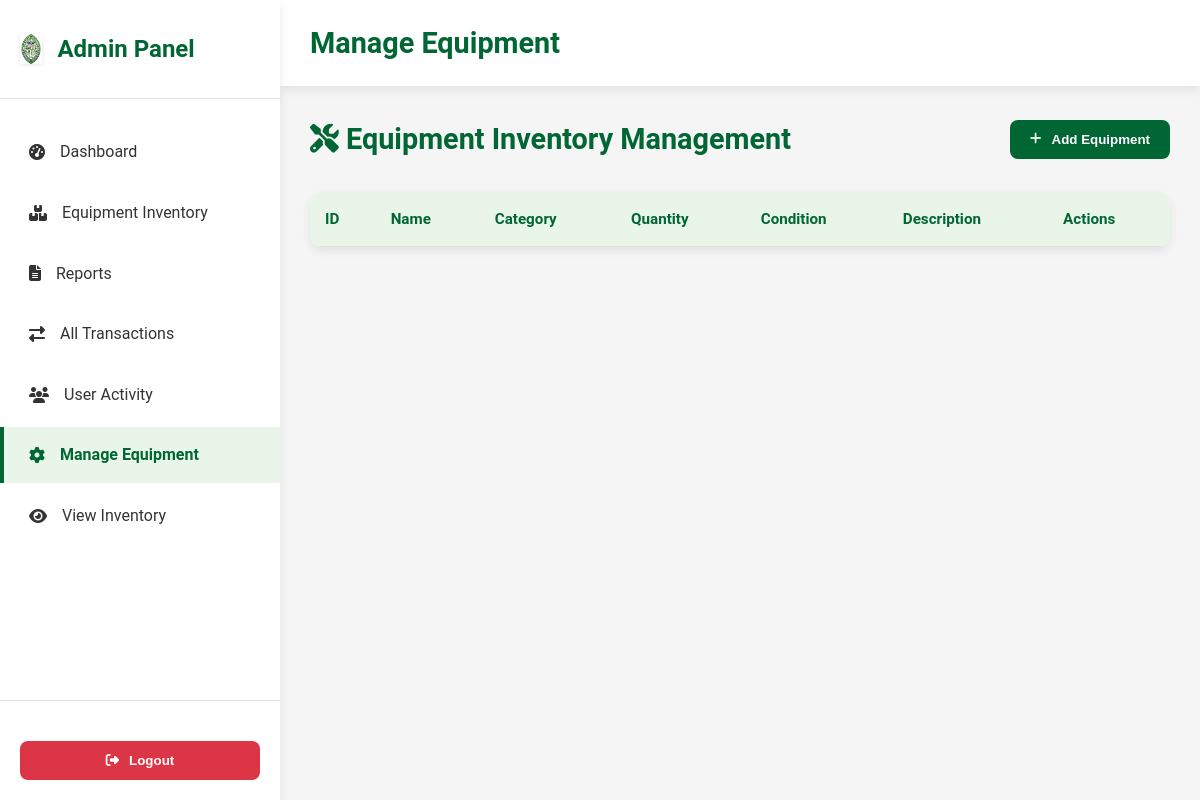
/admin/admin-inventory.php, run on an earlier commit of the app's database.
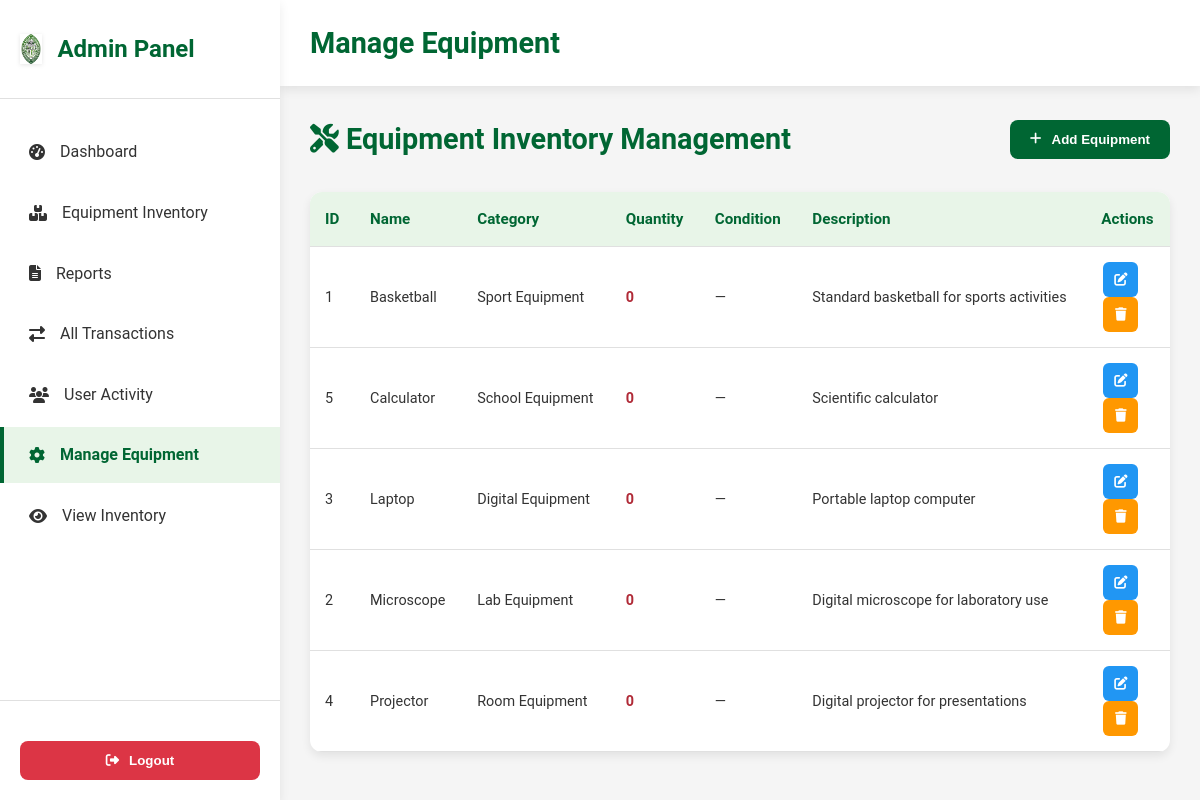
And on a later commit of the database.
### tables this page shows
CREATE TABLE `equipment` (
  `id` int(11) NOT NULL AUTO_INCREMENT,
  `name` varchar(200) NOT NULL,
  `rfid_tag` varchar(50) DEFAULT NULL,
  `category_id` int(11) NOT NULL,
  `quantity` int(11) NOT NULL DEFAULT 0,
  `description` text DEFAULT NULL,
  `image_path` varchar(500) DEFAULT NULL,
  `image_url` varchar(500) DEFAULT NULL,
  `brand` varchar(100) DEFAULT NULL,
  `model` varchar(100) DEFAULT NULL,
  `serial_number` varchar(100) DEFAULT NULL,
  `purchase_date` date DEFAULT NULL,
  `purchase_price` decimal(10,2) DEFAULT NULL,
  `warranty_expiry` date DEFAULT NULL,
  `created_at` timestamp NOT NULL DEFAULT CURRENT_TIMESTAMP,
  `updated_at` timestamp NOT NULL DEFAULT CURRENT_TIMESTAMP ON UPDATE CURRENT_TIMESTAMP,
  PRIMARY KEY (`id`),
  UNIQUE KEY `rfid_tag` (`rfid_tag`),
  KEY `fk_equipment_category` (`category_id`),
  CONSTRAINT `fk_equipment_category` FOREIGN KEY (`category_id`) REFERENCES `categories` (`id`) ON DELETE RESTRICT ON UPDATE CASCADE
);

CREATE TABLE `categories` (
  `id` int(11) NOT NULL AUTO_INCREMENT,
  `name` varchar(100) NOT NULL,
  `description` text DEFAULT NULL,
  `created_at` timestamp NOT NULL DEFAULT CURRENT_TIMESTAMP,
  `updated_at` timestamp NOT NULL DEFAULT CURRENT_TIMESTAMP ON UPDATE CURRENT_TIMESTAMP,
  PRIMARY KEY (`id`),
  UNIQUE KEY `name` (`name`)
);

### admin/admin-inventory.php (the view, shortened to what this page needs)
<?php
$host = "localhost";
$user = "root";
$password = "";
$dbname = "capstone";
$db_connected = true;
$conn = @new mysqli($host, $user, $password, $dbname);
$equipment = [];
if ($db_connected) {
    $query = "SELECT e.*, c.name as category_name
              FROM equipment e
              LEFT JOIN categories c ON e.category_id = c.id
              ORDER BY e.name";
    if ($result = $conn->query($query)) {
        while ($row = $result->fetch_assoc()) {
            $equipment[] = $row;
        }
    }
}
?>
<!DOCTYPE html>
<html lang="en">
<head>
    <link rel="stylesheet" href="admin-styles.css">
    <link rel="stylesheet" href="admin-inventor.css">
    <link rel="stylesheet" href="https://cdnjs.cloudflare.com/ajax/libs/font-awesome/6.5.2/css/all.min.css">
</head>
<body>
    <div class="admin-container">
        <nav class="sidebar">
            <div class="sidebar-header">
                <div class="logo">
                    <img src="../uploads/De lasalle ASMC.png" alt="De La Salle ASMC Logo" class="main-logo" style="height:30px; width:auto;">
                    <span>Admin Panel</span>
                </div>
            </div>
            <ul class="nav-menu">
                <li class="nav-item">
                    <a href="admin-dashboard.php#dashboard"><i class="fas fa-tachometer-alt"></i><span>Dashboard</span></a>
                </li>
                <li class="nav-item">
                    <a href="admin-dashboard.php#inventory"><i class="fas fa-boxes"></i><span>Equipment Inventory</span></a>
                </li>
                <li class="nav-item">
                    <a href="reports.php"><i class="fas fa-file-alt"></i><span>Reports</span></a>
                </li>
                <li class="nav-item">
                    <a href="admin-dashboard.php#transactions"><i class="fas fa-exchange-alt"></i><span>All Transactions</span></a>
                </li>
                <li class="nav-item">
                    <a href="admin-user-activity.php"><i class="fas fa-users"></i><span>User Activity</span></a>
                </li>
                <li class="nav-item active">
                    <a href="admin-inventory.php"><i class="fas fa-cog"></i><span>Manage Equipment</span></a>
                </li>
                <li class="nav-item">
                    <a href="inventory.php"><i class="fas fa-eye"></i><span>View Inventory</span></a>
                </li>
            </ul>
            <div class="sidebar-footer">
                <button class="logout-btn" onclick="window.location.href='logout.php'">
                    <i class="fas fa-sign-out-alt"></i> Logout
                </button>
            </div>
        </nav>
        <main class="main-content">
            <header class="top-header">
                <h1 class="page-title">Manage Equipment</h1>
            </header>
            <section class="content-section active">
        <div class="section-header">
            <h1><i class="fas fa-tools"></i> Equipment Inventory Management</h1>
            <button class="add-btn" onclick="openAddModal()">
                <i class="fas fa-plus"></i> Add Equipment
            </button>
        </div>
        <div class="transactions-table">
        <table>
            <thead>
                <tr>
                    <th>ID</th>
                    <th>Name</th>
                    <th>Category</th>
                    <th>Quantity</th>
                    <th>Condition</th>
                    <th>Description</th>
                    <th>Actions</th>
                </tr>
            </thead>
            <tbody>
                <?php foreach($equipment as $item): ?>
                    <tr>
                        <td><?= $item['id'] ?></td>
                        <td><?= htmlspecialchars($item['name']) ?></td>
                        <td><?= htmlspecialchars($item['category_name'] ?? '—') ?></td>
                        <td class="<?= ($item['quantity'] ?? 0) == 0 ? 'quantity-0' : (($item['quantity'] ?? 0) <= 2 ? 'quantity-low' : '') ?>">
                            <?= $item['quantity'] ?? 0 ?>
                        </td>
                        <td><?= htmlspecialchars($item['item_condition'] ?? '—') ?></td>
                        <td><?= htmlspecialchars(substr($item['description'] ?? '', 0, 50)) . (strlen($item['description'] ?? '') > 50 ? '...' : '') ?></td>
                        <td>
                            <div class="action-buttons">
                                <button type="button" class="action-btn edit-btn" title="Edit" data-item='<?= json_encode($item, JSON_HEX_TAG|JSON_HEX_AMP|JSON_HEX_APOS|JSON_HEX_QUOT) ?>'><i class="fas fa-edit"></i></button>
                                <button type="button" class="action-btn" title="Delete" onclick='deleteEquipment(<?= $item['id'] ?>, <?= json_encode($item["name"], JSON_HEX_TAG|JSON_HEX_AMP|JSON_HEX_APOS|JSON_HEX_QUOT) ?>)'><i class="fas fa-trash"></i></button>
                            </div>
                        </td>
                    </tr>
                <?php endforeach; ?>
            </tbody>
        </table>
        </div>
            </section>
        </main>
    </div>
</body>
</html>

### admin/admin-styles.css (style rules this page uses)
:root { --primary-green: #006633; --secondary-green: #4CAF50; --light-green: #E8F5E8; --dark-green: #004d26; --white: #ffffff; --gray: #f5f5f5; --text-dark: #333333; --shadow: 0 4px 10px rgba(0, 0, 0, 0.08); }
* { margin: 0; padding: 0; box-sizing: border-box; }
body { font-family: 'Roboto', 'Segoe UI', Tahoma, Geneva, Verdana, sans-serif; background: var(--gray); color: var(--text-dark); line-height: 1.6; }
.admin-container { display: flex; min-height: 100vh; }
.sidebar { width: 280px; background: var(--white); box-shadow: var(--shadow); display: flex; flex-direction: column; position: fixed; height: 100vh; left: 0; top: 0; transition: left 0.3s ease; z-index: 100; }
.sidebar-header { padding: 24px 20px; border-bottom: 1px solid #e0e0e0; display: flex; align-items: center; justify-content: space-between; gap: 12px; }
.logo { display: flex; align-items: center; gap: 15px; color: var(--primary-green); font-size: 1.5rem; font-weight: 700; }
.main-logo { max-height: 30px; width: auto; object-fit: contain; filter: drop-shadow(0 1px 2px rgba(0, 0, 0, 0.1)); }
.nav-menu { list-style: none; padding: 20px 0; flex: 1; }
.nav-item { margin: 5px 0; }
.nav-item a { display: flex; align-items: center; gap: 15px; padding: 15px 25px; color: var(--text-dark); text-decoration: none; transition: all 0.3s ease; border-left: 4px solid transparent; }
.nav-item.active a, .nav-item:hover a { background: var(--light-green); color: var(--primary-green); border-left: 4px solid var(--primary-green); font-weight: 600; }
.sidebar-footer { padding: 20px; border-top: 1px solid #e0e0e0; }
.logout-btn { width: 100%; padding: 12px; background: #dc3545; color: var(--white); border: none; border-radius: 8px; cursor: pointer; display: flex; align-items: center; justify-content: center; gap: 10px; margin-top: 20px; font-weight: 600; transition: background 0.3s ease; }
.main-content { flex: 1; margin-left: 280px; min-height: 100vh; transition: margin-left 0.3s ease; }
.top-header { background: var(--white); padding: 20px 30px; display: flex; justify-content: space-between; align-items: center; box-shadow: var(--shadow); position: sticky; top: 0; z-index: 90; }
.page-title { font-size: 1.8rem; color: var(--primary-green); font-weight: 700; }
.content-section { display: none; padding: 30px; }
.content-section.active { display: block; }
.section-header { display: flex; justify-content: space-between; align-items: center; margin-bottom: 30px; }
.section-header h1 { color: var(--primary-green); font-size: 1.8rem; font-weight: 700; }
.add-btn { padding: 12px 20px; background: var(--primary-green); color: var(--white); border: none; border-radius: 8px; cursor: pointer; display: flex; align-items: center; gap: 10px; font-weight: 600; transition: background 0.3s ease; }
table { width: 100%; border-collapse: collapse; background: var(--white); border-radius: 12px; overflow: hidden; box-shadow: var(--shadow); }
th, td { padding: 15px; text-align: left; border-bottom: 1px solid #e0e0e0; }
th { background: var(--light-green); color: var(--primary-green); font-weight: 600; font-size: 0.95rem; }
td { font-size: 0.9rem; }
.quantity-0 { color: #b02a37; font-weight: 700; }
.action-btn { width: 35px; height: 35px; border: none; border-radius: 6px; cursor: pointer; display: flex; align-items: center; justify-content: center; margin: 0 2px; transition: opacity 0.2s ease; }
.action-btn:first-child { background: #2196f3; color: var(--white); }
.action-btn:nth-child(2) { background: #ff9800; color: var(--white); }
.transactions-table { margin-top: 10px; }

What changed in the data, as far as the page shows it:
added equipment: id "1", name "Basketball", category.name "Sport Equipment", quantity "0", item_condition "—", description "Standard basketball for sports activities"
added equipment: id "5", name "Calculator", category.name "School Equipment", quantity "0", item_condition "—", description "Scientific calculator"
added equipment: id "3", name "Laptop", category.name "Digital Equipment", quantity "0", item_condition "—", description "Portable laptop computer"
added equipment: id "2", name "Microscope", category.name "Lab Equipment", quantity "0", item_condition "—", description "Digital microscope for laboratory use"
added equipment: id "4", name "Projector", category.name "Room Equipment", quantity "0", item_condition "—", description "Digital projector for presentations"
